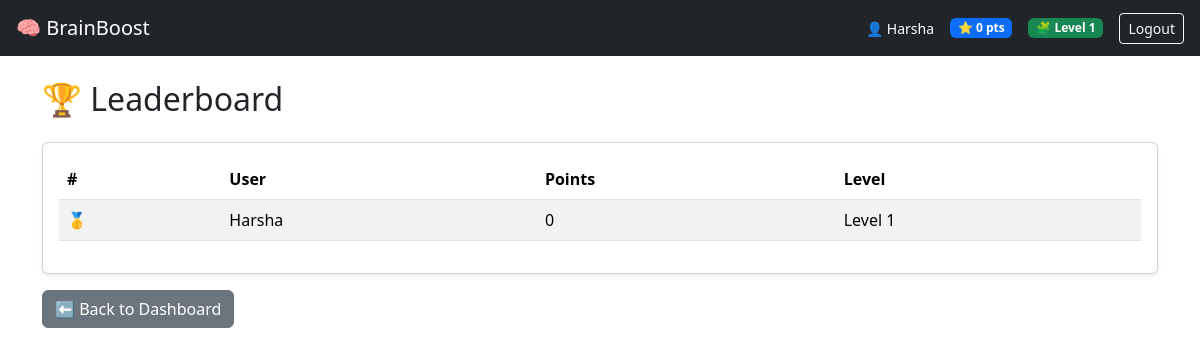
The app's page /leaderboard/ (signed in), older data.
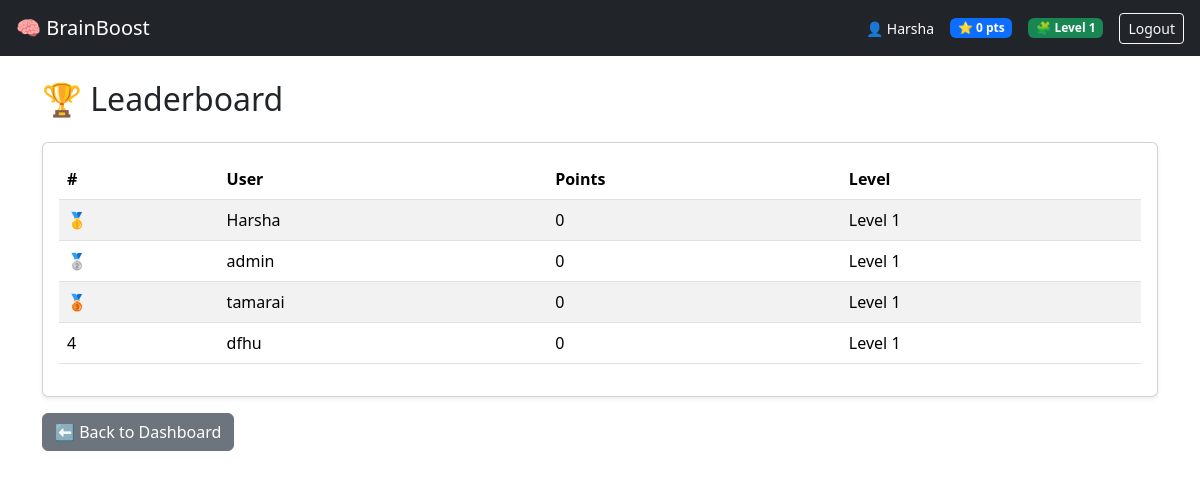
The same page, newer data.
### users/models.py (models this page shows, shortened)
class User(AbstractUser):
    ROLE_CHOICES = (
        ('STUDENT', 'Student'),
        ('ADMIN', 'Admin'),
    )
    role = models.CharField(
        max_length=10,
        choices=ROLE_CHOICES,
        default='STUDENT'
    )
    email_verified = models.BooleanField(default=False)
    current_streak = models.PositiveIntegerField(default=0)
    longest_streak = models.PositiveIntegerField(default=0)
    last_active_date = models.DateField(null=True, blank=True)

### gamification/models.py (models this page shows, shortened)
class UserPoints(models.Model):
    user = models.OneToOneField(
        User,
        on_delete=models.CASCADE,
        related_name='points'
    )
    total_points = models.PositiveIntegerField(default=0)
    level = models.PositiveIntegerField(default=1)

### administration/views.py (the view)
# urls.py: path('leaderboard/', leaderboard, name='leaderboard'),
@login_required
def leaderboard(request):
    leaderboard_data = (
        UserPoints.objects
        .select_related('user')
        .order_by('-total_points', '-level')[:10]
    )
    return render(request, 'leaderboard.html', {
        'leaderboard': leaderboard_data
    })

### templates/leaderboard.html
{% extends 'base.html' %}
{% block content %}
<h2 class="mb-4">🏆 Leaderboard</h2>
<div class="card shadow-sm">
    <div class="card-body">
        {% if leaderboard %}
        <table class="table table-striped align-middle">
            <thead>
                <tr>
                    <th>#</th>
                    <th>User</th>
                    <th>Points</th>
                    <th>Level</th>
                </tr>
            </thead>
            <tbody>
            {% for entry in leaderboard %}
                <tr>
                    <td>
                        {% if forloop.counter == 1 %}🥇
                        {% elif forloop.counter == 2 %}🥈
                        {% elif forloop.counter == 3 %}🥉
                        {% else %}{{ forloop.counter }}
                        {% endif %}
                    </td>
                    <td>{{ entry.user.username }}</td>
                    <td>{{ entry.total_points }}</td>
                    <td>Level {{ entry.level }}</td>
                </tr>
            {% endfor %}
            </tbody>
        </table>
        {% else %}
            <p class="text-muted text-center mb-0">
                No leaderboard data available yet.
            </p>
        {% endif %}
    </div>
</div>
<a href="{% url 'dashboard' %}" class="btn btn-secondary mt-3">
    ⬅ Back to Dashboard
</a>
{% endblock %}

### templates/base.html (shortened to what this page needs)
<!DOCTYPE html>
<html>
<head>
    <link href="https://cdn.jsdelivr.net/npm/bootstrap@5.3.2/dist/css/bootstrap.min.css" rel="stylesheet">
</head>
<body>
<nav class="navbar navbar-dark bg-dark px-3">
    <a class="navbar-brand" href="/">🧠 BrainBoost</a>
    {% if user.is_authenticated %}
        <div class="d-flex align-items-center ms-auto gap-3">
            <span class="text-white small">
                👤 {{ user.username }}
            </span>
            {% if user.points %}
                <span class="badge bg-primary">
                    ⭐ {{ user.points.total_points }} pts
                </span>
                <span class="badge bg-success">
                    🧩 Level {{ user.points.level }}
                </span>
            {% endif %}
            <form id="logoutForm" method="post" action="{% url 'logout' %}">
                <button type="submit" class="btn btn-sm btn-outline-light">
                    Logout
                </button>
            </form>
        </div>
    {% endif %}
</nav>
<div class="container mt-4">
    {% block content %}{% endblock %}
</div>
</body>
</html>

Row changes from the older to the newer data that the page shows:
added UserPoints: user.username "admin", total_points "0", level "1"
added UserPoints: user.username "tamarai", total_points "0", level "1"
added UserPoints: user.username "dfhu", total_points "0", level "1"
